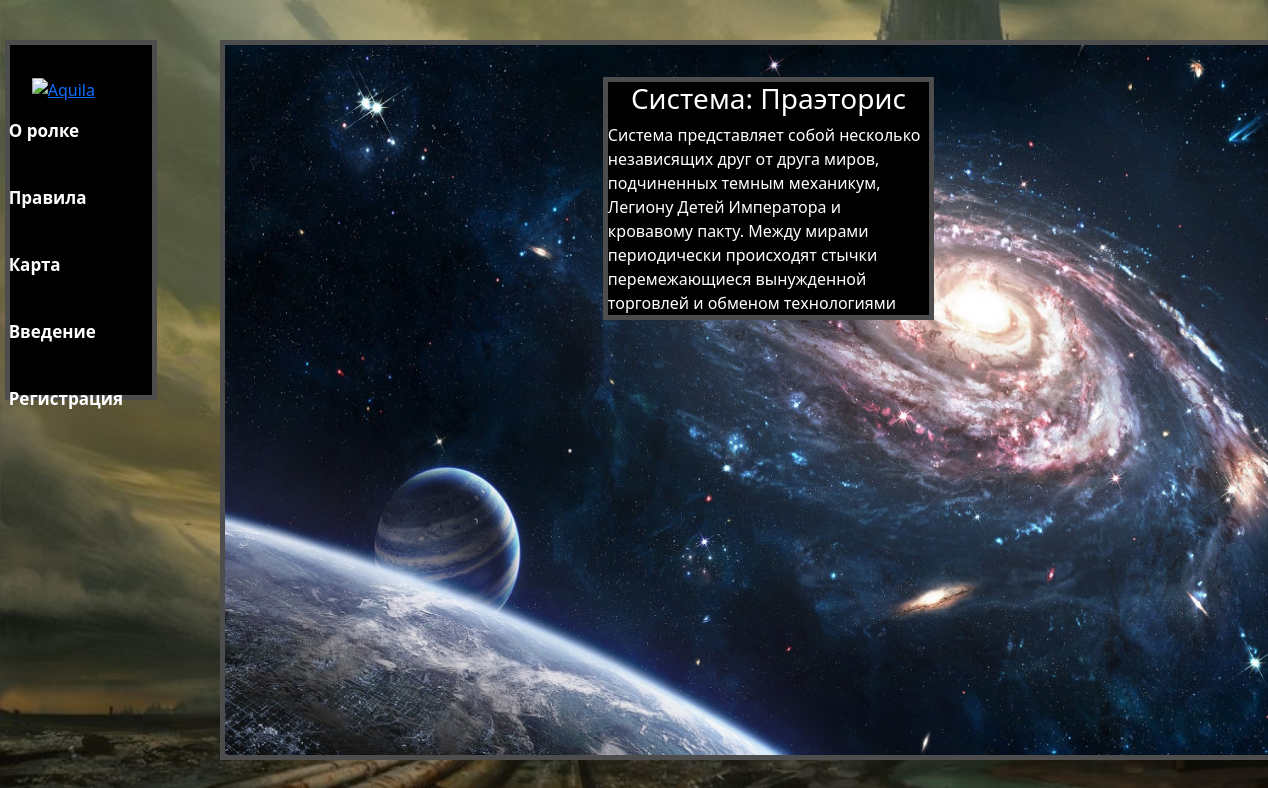
The page /map/praetoris/ on the database as committed earlier.
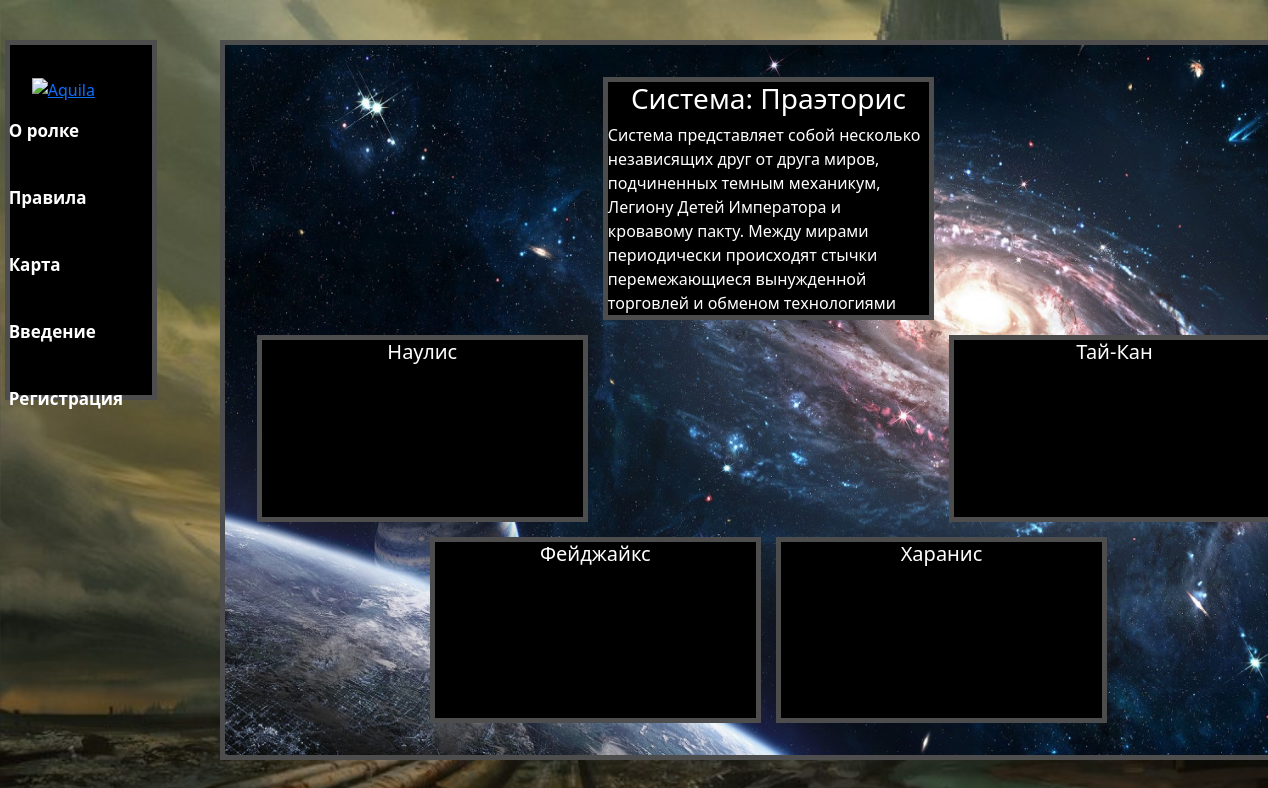
The same page on the database as committed later.
### baseapp/models.py (models this page shows, shortened)
class System(models.Model):
    system_name = models.CharField(max_length=50)
    system_slug = models.SlugField(unique=True, verbose_name='URL', null=True)
    system_description = models.TextField(null=True)
    system_danger = models.ForeignKey('DangerZone', on_delete=models.CASCADE, null=True)
    class Meta:
        verbose_name = 'Система'
        verbose_name_plural = 'Системы'
        ordering = ('system_name',)  # Сортировка по названию системы

class World(models.Model):
    world_name = models.CharField(max_length=50)
    world_description = models.TextField(null=True)
    world_image = models.ImageField(null=True, upload_to='world_images/')
    system = models.ForeignKey('System', on_delete=models.CASCADE, null=True)
    def __str__(self):
        return self.world_name
    class Meta:
        verbose_name = 'Мир'
        verbose_name_plural = 'Миры'
        ordering = ('world_name',)  # Сортировка по названию мира

### baseapp/views.py (the view)
# urls.py: path('map/<slug:system_slug>/', render_system, name='system'),  # динамический url с системами на карте
def render_system(request, system_slug):
    system = get_object_or_404(System, system_slug=system_slug)
    worlds_in_system = World.objects.filter(system_id=system.pk)
    worlds_amount = len(worlds_in_system)
    worlds_tag = {'worlds': tuple(enumerate(worlds_in_system)), "worlds_amount": worlds_amount}
    system_tag = {'system': system}
    system_context = {**context, **worlds_tag, **system_tag}
    return render(request, 'baseapp/main_menu/systems.html', context=system_context)

### baseapp/templates/baseapp/main_menu/systems.html (shortened to what this page needs)
{% extends 'baseapp/base.html' %}
{% load static %}
{% block content %}
        {% if worlds_amount == 0 %}
            <div class="world0">
                <div class="system-description">
                    <h3 class="system-name">Система: {{ system.system_name }}</h3>
                    {{ system.system_description }}
                </div>
            </div>
        {% elif worlds_amount == 4 %}
            <div class="world4">
                <div class="system-description">
                    <h3 class="system-name">Система: {{ system.system_name }}</h3>
                    {{ system.system_description }}
                </div>
                {% for world in worlds %}
                    <div class="world-4-{{ world.0 }}">
                    <div class="world-name"><h5>{{ world.1 }}</h5></div>
                    </div>
                {% endfor %}
            </div>
        {% endif %}
{% endblock content %}

Rows that differ between the two databases and show on the page:
added World: world_name "Наулис"
added World: world_name "Тай-Кан"
added World: world_name "Фейджайкс"
added World: world_name "Харанис"
